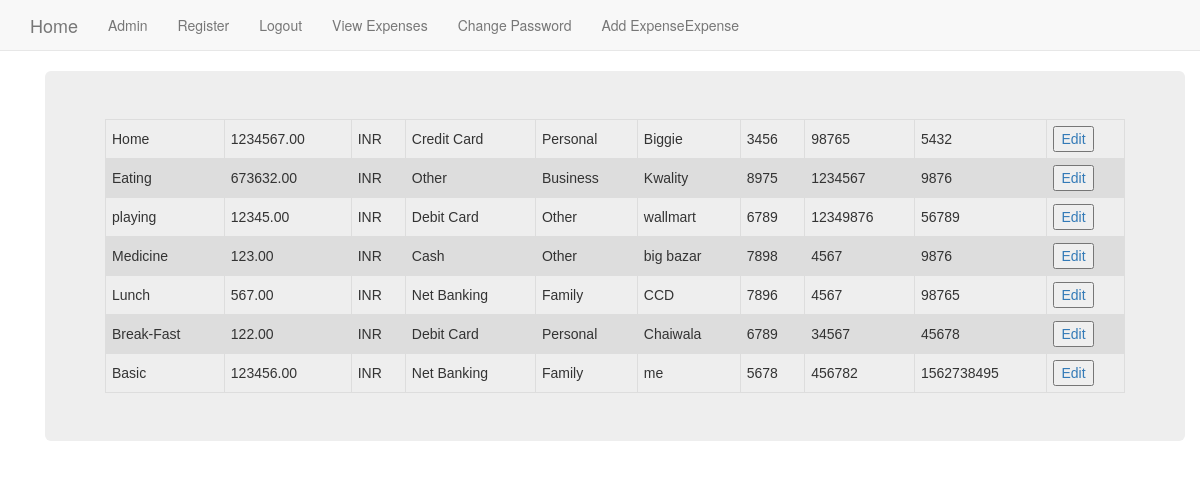
The app's page /expense/date_find_2/ (signed in) with its own data.
### add_expense/models.py (models this page shows)
class AddExpense(models.Model):
    expense_title = models.CharField('Expense Title', max_length=20)
    amount = models.DecimalField('Amount', decimal_places=2, max_digits=10)
    currency = models.CharField('Currency', max_length=23)
    vendor_name = models.CharField('Vendor Name', max_length=200, blank=True)
    last4digit = models.CharField(max_length=4, validators=[RegexValidator(r'^\d{1,4}$')])
    invoice = models.IntegerField()
    userid = models.IntegerField()
    date = models.DateField()
    payment_type = models.ForeignKey(Payments)
    expense_type = models.ForeignKey(Expenses)

class Payments(models.Model):
        paymen = models.CharField(max_length=30, blank=True, null=True)
        def __str__(self):
            return self.paymen

class Expenses(models.Model):
        expen = models.CharField(max_length=30, blank=True, null=True)
        def __str__(self):
            return self.expen

### add_expense/views.py (the view)
@login_required
def date_find_2(request):
    samples = AddExpense.objects.filter(date__range=["2018-05-14", "2018-06-27"])
    return render(request, 'based/date_find_2.html', {'samples': samples})

### add_expense/templates/based/date_find_2.html
{% extends "based/based.html" %}
{% load staticfiles %}
{% block body_block %}
  <div class="container">
    <div class="jumbotron">
        <table>
            {% for expense in samples %}
            <tr>
                <td>{{ expense.expense_title }}</td>
                <td>{{ expense.amount }}</td>
                <td>{{ expense.currency }}</td>
                <td>{{ expense.payment_type }}</td>
                <td>{{ expense.expense_type }}</td>
                <td>{{ expense.vendor_name }}</td>
                <td>{{ expense.last4digit }}</td>
                <td>{{ expense.invoice }}</td>
                <td>{{ expense.userid }}</td>
                    <td><a href={% url 'expense:get_expense' pk=expense.id %}><button type="submit">Edit</button></a></td>
            </tr>
            {% empty %}
            <tr>
                <td colspan="6">No expenses</td>
            </tr>
            {% endfor %}
        </table>
    </div>
  </div>
{% endblock %}

### add_expense/templates/based/based.html (style rules this page uses)
table { font-family: arial, sans-serif; border-collapse: collapse; width: 100%; }
td { border: 1px solid #dddddd; text-align: left; padding: 6px; }
tr:nth-child(even) { background-color: #dddddd; }

### records on screen
AddExpense: expense_title "Home", amount "1234567.00", currency "INR", payment_type "Credit Card", expense_type "Personal", vendor_name "Biggie", last4digit "3456", invoice "98765", userid "5432"
AddExpense: expense_title "Eating", amount "673632.00", currency "INR", payment_type "Other", expense_type "Business", vendor_name "Kwality", last4digit "8975", invoice "1234567", userid "9876"
AddExpense: expense_title "playing", amount "12345.00", currency "INR", payment_type "Debit Card", expense_type "Other", vendor_name "wallmart", last4digit "6789", invoice "12349876", userid "56789"
AddExpense: expense_title "Medicine", amount "123.00", currency "INR", payment_type "Cash", expense_type "Other", vendor_name "big bazar", last4digit "7898", invoice "4567", userid "9876"
AddExpense: expense_title "Lunch", amount "567.00", currency "INR", payment_type "Net Banking", expense_type "Family", vendor_name "CCD", last4digit "7896", invoice "4567", userid "98765"
AddExpense: expense_title "Break-Fast", amount "122.00", currency "INR", payment_type "Debit Card", expense_type "Personal", vendor_name "Chaiwala", last4digit "6789", invoice "34567", userid "45678"
AddExpense: expense_title "Basic", amount "123456.00", currency "INR", payment_type "Net Banking", expense_type "Family", vendor_name "me", last4digit "5678", invoice "456782", userid "1562738495"
